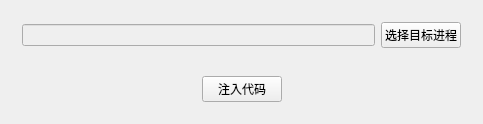
<?xml version="1.0" encoding="UTF-8"?>
<ui version="4.0">
 <class>Widget</class>
 <widget class="QWidget" name="Widget">
  <property name="geometry">
   <rect>
    <x>0</x>
    <y>0</y>
    <width>483</width>
    <height>106</height>
   </rect>
  </property>
  <property name="windowTitle">
   <string>注入DLL</string>
  </property>
  <layout class="QVBoxLayout" name="verticalLayout">
   <item>
    <widget class="QWidget" name="widget" native="true">
     <layout class="QGridLayout" name="gridLayout">
      <item row="0" column="1">
       <widget class="QPushButton" name="pushButton_2">
        <property name="text">
         <string>选择目标进程</string>
        </property>
       </widget>
      </item>
      <item row="0" column="0">
       <widget class="QLineEdit" name="procName">
        <property name="enabled">
         <bool>false</bool>
        </property>
       </widget>
      </item>
     </layout>
    </widget>
   </item>
   <item>
    <widget class="QWidget" name="widget_2" native="true">
     <layout class="QHBoxLayout" name="horizontalLayout">
      <item>
       <spacer name="horizontalSpacer">
        <property name="orientation">
         <enum>Qt::Horizontal</enum>
        </property>
        <property name="sizeHint" stdset="0">
         <size>
          <width>40</width>
          <height>20</height>
         </size>
        </property>
       </spacer>
      </item>
      <item>
       <widget class="QPushButton" name="pushButton_3">
        <property name="text">
         <string>注入代码</string>
        </property>
       </widget>
      </item>
      <item>
       <spacer name="horizontalSpacer_2">
        <property name="orientation">
         <enum>Qt::Horizontal</enum>
        </property>
        <property name="sizeHint" stdset="0">
         <size>
          <width>40</width>
          <height>20</height>
         </size>
        </property>
       </spacer>
      </item>
     </layout>
    </widget>
   </item>
  </layout>
 </widget>
 <layoutdefault spacing="6" margin="11"/>
 <resources/>
 <connections/>
</ui>
